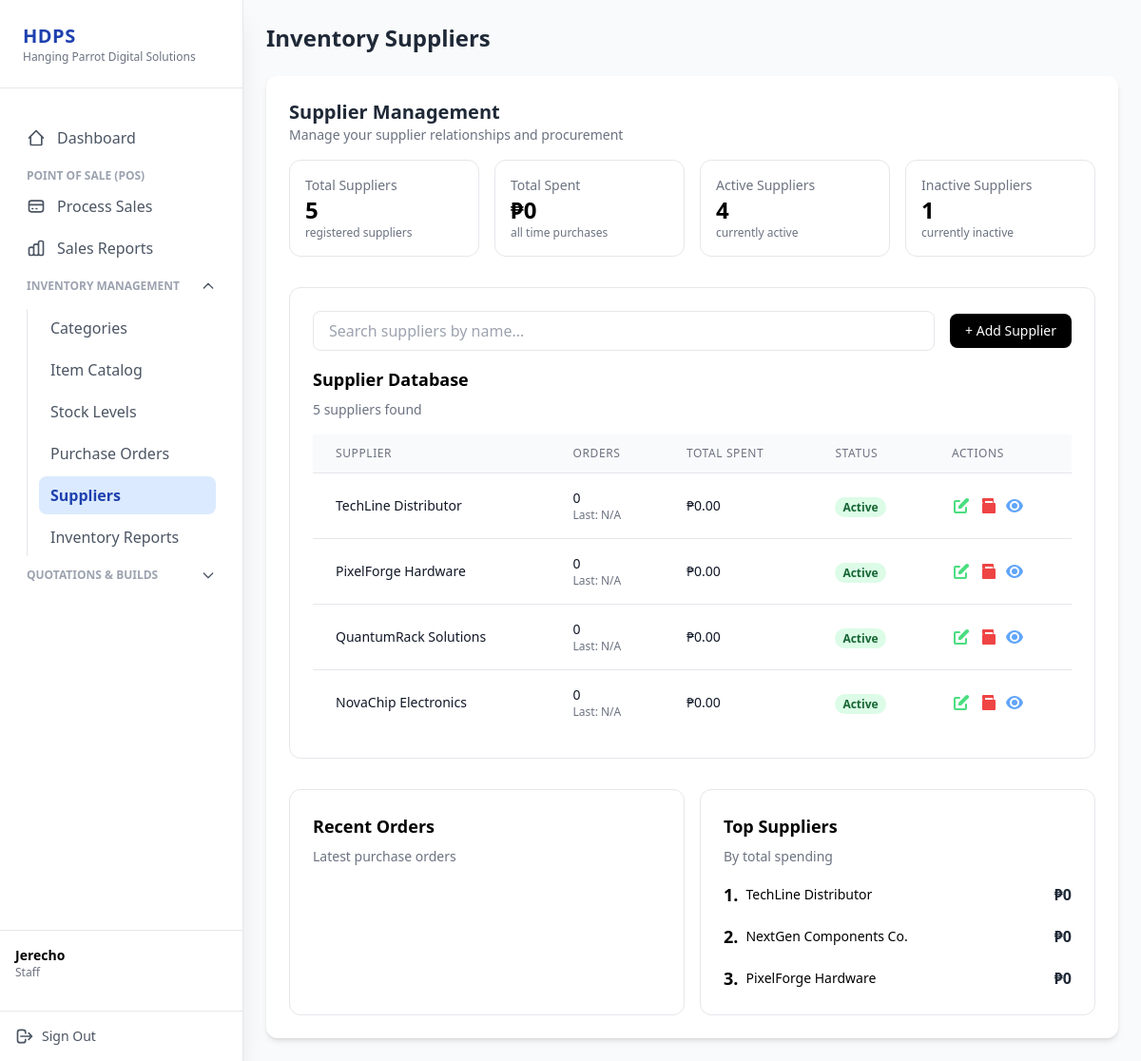
Page /suppliers.php (signed in) on the committed database.
### tables this page shows
CREATE TABLE `suppliers` (
  `supplier_id` int(11) NOT NULL,
  `supplier_name` varchar(100) NOT NULL,
  `contact_number` varchar(20) DEFAULT NULL,
  `email` varchar(100) DEFAULT NULL,
  `status` tinyint(1) DEFAULT 1
);

### database/database.php (called while the page is built, shortened)
<?php
class Database
{
    private $serverName = ("mysql:host=localhost;dbname=computer_store");
    private $userName = ("root");
    private $userPass = ("");
    private $fetchDefault = array(PDO::ATTR_DEFAULT_FETCH_MODE => PDO::FETCH_ASSOC);
    protected $conn;
    public function conn()
    {
        if ($this->conn instanceof PDO) {
            return $this->conn;
        }
        try {
            $this->conn = new PDO(
                $this->serverName,
                $this->userName,
                $this->userPass,
                $this->fetchDefault
            );
            $this->conn->setAttribute(PDO::ATTR_ERRMODE, PDO::ERRMODE_EXCEPTION);
            return $this->conn;
        } catch (PDOException $e) {
            die("Database connection error: " . $e->getMessage());
        }
    }
    public function select_suppliers()
    {
        $sql = $this->conn()->prepare("
        SELECT
            s.*,
            COUNT(po.purchase_order_id) AS order_count,
            COALESCE(SUM(CASE WHEN po.status = 'Received' THEN po.grand_total ELSE 0 END), 0) AS total_spent,
            MAX(po.date) AS last_order_date
        FROM suppliers s
        LEFT JOIN purchase_orders po ON s.supplier_id = po.supplier_id
        GROUP BY s.supplier_id
    ");
        $sql->execute();
        $suppliers = $sql->fetchAll(PDO::FETCH_ASSOC);
        return $suppliers;
    }
}
$database = new Database();

### suppliers.php (the view, shortened to what this page needs)
<?php
include "database/database.php";
$database->login_session();
$database->create_supplier();
$database->update_supplier();
$database->archive_supplier();
$suppliers = $database->select_suppliers();
?>
<!DOCTYPE html>
<html lang="en">
<head>
  <script src="https://cdn.tailwindcss.com"></script>
</head>
<body class="bg-gray-50 flex">
  <?php include "sidebar.php"; ?>
  <main class="flex-1 ml-0 md:ml-64 p-6">
    <header class="mb-6">
      <h2 class="text-2xl font-bold text-gray-800">Inventory Suppliers</h2>
    </header>
    <section class="bg-white rounded-xl shadow-md p-6">
      <div class="flex items-center justify-between mb-4">
        <div>
          <h3 class="text-xl font-bold text-gray-800">Supplier Management</h3>
          <p class="text-sm text-gray-500">Manage your supplier relationships and procurement</p>
        </div>
      </div>
      <div class="grid grid-cols-1 sm:grid-cols-2 lg:grid-cols-4 gap-4 mb-8">
        <div class="bg-white border rounded-xl p-4 flex items-center justify-between">
          <div>
            <p class="text-sm text-gray-500">Total Suppliers</p>
            <h4 class="text-2xl font-bold"><?php echo count($suppliers) ?></h4>
            <p class="text-xs text-gray-500">registered suppliers</p>
          </div>
        </div>
        <div class="bg-white border rounded-xl p-4 flex items-center justify-between">
          <div>
            <?php
            $grandTotal = array_sum(array_column($suppliers, 'total_spent'));
            ?>
            <?php
            function formatCompactCurrency($number)
            {
              if ($number >= 1_000_000_000) {
                return '₱' . round($number / 1_000_000_000, 1) . 'B';
              } elseif ($number >= 1_000_000) {
                return '₱' . round($number / 1_000_000, 1) . 'M';
              } elseif ($number >= 1_000) {
                return '₱' . round($number / 1_000, 1) . 'k';
              } else {
                return '₱' . number_format($number, 0);
              }
            }
            ?>
            <p class="text-sm text-gray-500">Total Spent</p>
            <h4 class="text-2xl font-bold"><?= formatCompactCurrency($grandTotal) ?></h4>
            <p class="text-xs text-gray-500">all time purchases</p>
          </div>
        </div>
        <div class="bg-white border rounded-xl p-4 flex items-center justify-between">
          <div>
            <?php
            $active_count = count(array_filter($suppliers, fn($sp) => $sp['status'] == 1));
            $inactive_count = count(array_filter($suppliers, fn($sp) => $sp['status'] == 0));
            ?>
            <p class="text-sm text-gray-500">Active Suppliers</p>
            <h4 class="text-2xl font-bold"><?= $active_count; ?></h4>
            <p class="text-xs text-gray-500">currently active</p>
          </div>
        </div>
        <div class="bg-white border rounded-xl p-4 flex items-center justify-between">
          <div>
            <p class="text-sm text-gray-500">Inactive Suppliers</p>
            <h4 class="text-2xl font-bold"><?= $inactive_count ?></h4>
            <p class="text-xs text-gray-500">currently inactive</p>
          </div>
        </div>
      </div>
      <div class="grid grid-cols-1 gap-4">
        <div class="bg-white border rounded-xl p-6">
          <div class="flex items-center justify-between mb-4">
            <div class="flex items-center space-x-4 flex-grow">
              <input type="text" id="searchInput" placeholder="Search suppliers by name..."
                class="flex-1 px-4 py-2 border rounded-lg focus:outline-none">
            </div>
            <button id="openAddSupplierModal"
              class="px-4 py-2 text-sm bg-black text-white rounded-lg hover:bg-gray-800 ml-4">
              + Add Supplier
            </button>
          </div>
          <h4 class="text-lg font-semibold mb-2">Supplier Database</h4>
          <p class="text-sm text-gray-500 mb-4"><?= count($suppliers) ?> suppliers found</p>
          <div class="overflow-x-auto">
            <table class="min-w-full divide-y divide-gray-200">
              <thead class="bg-gray-50">
                <tr>
                  <th scope="col"
                    class="px-6 py-3 text-left text-xs font-medium text-gray-500 uppercase tracking-wider">Supplier</th>
                  <th scope="col"
                    class="px-6 py-3 text-left text-xs font-medium text-gray-500 uppercase tracking-wider">Orders</th>
                  <th scope="col"
                    class="px-6 py-3 text-left text-xs font-medium text-gray-500 uppercase tracking-wider">Total Spent
                  </th>
                  <th scope="col"
                    class="px-6 py-3 text-left text-xs font-medium text-gray-500 uppercase tracking-wider">Status</th>
                  <th scope="col"
                    class="px-6 py-3 text-left text-xs font-medium text-gray-500 uppercase tracking-wider">Actions</th>
                </tr>
              </thead>
              <tbody class="bg-white divide-y divide-gray-200">
                <?php foreach ($suppliers as $sp): ?>
                <?php if($sp['status'] === 0) continue; ?>
                  <tr>
                    <td class="px-6 py-4 whitespace-nowrap">
                      <p class="text-sm font-medium text-gray-900"><?= $sp['supplier_name']; ?></p>
                    </td>
                    <td class="px-6 py-4 whitespace-nowrap text-sm text-gray-500">
                      <p class="text-gray-900 font-medium"><?= $sp['order_count'] ?></p>
                      <p class="text-xs">
                        Last:
                        <?= $sp['last_order_date'] ? date('F j, Y, g:i A', strtotime($sp['last_order_date'])) : 'N/A' ?>
                      </p>
                    </td>
                    <td class="px-6 py-4 whitespace-nowrap text-sm text-gray-500">
                      <p class="text-gray-900 font-medium">₱<?= number_format($sp['total_spent'], 2) ?></p>
                    </td>
                    <?php if ($sp['status'] == 1): ?>
                      <td class="px-6 py-4 whitespace-nowrap">
                        <span class="status-label bg-green-100 text-green-800">Active</span>
                      </td>
                    <?php elseif ($sp['status'] == 0): ?>
                      <td class="px-6 py-4 whitespace-nowrap">
                        <span class="status-label bg-red-100 text-red-800">Inactive</span>
                      </td>
                    <?php else: ?>
                      <td class="px-6 py-4 whitespace-nowrap">
                        <span class="status-label bg-red-100 text-red-800">Error</span>
                      </td>
                    <?php endif; ?>
                    <td class="px-6 py-4 whitespace-nowrap text-sm font-medium">
                      <div class="flex space-x-2">
                        <button class="text-green-400 hover:text-green-600 openEditSupplierModal"
                          data-id="<?= $sp['supplier_id'] ?>" data-name="<?= htmlspecialchars($sp['supplier_name']) ?>"
                          data-contact="<?= htmlspecialchars($sp['contact_number']) ?>"
                          data-email="<?= htmlspecialchars($sp['email']) ?>" data-status="<?= $sp['status'] ?>">
                        </button>
                        <button class="text-red-500 hover:text-red-700 openArchiveSupplierModal"
                          data-id="<?= $sp['supplier_id'] ?>" data-name="<?= htmlspecialchars($sp['supplier_name']) ?>"
                          title="Archive Supplier">
                          <svg xmlns="http://www.w3.org/2000/svg" class="h-5 w-5" viewBox="0 0 20 20" fill="currentColor">
                            <path fill-rule="evenodd"
                              d="M4 3a1 1 0 011-1h10a1 1 0 011 1v3a1 1 0 01-1 1H5a1 1 0 01-1-1V3zm3 4h10a1 1 0 011 1v9a1 1 0 01-1 1H5a1 1 0 01-1-1V8a1 1 0 011-1h10V5H7v3z"
                              clip-rule="evenodd" />
                          </svg>
                        </button>
                        <button class="text-blue-400 hover:text-blue-600 openViewSupplierModal"
                          data-id="<?= $sp['supplier_id'] ?>" data-name="<?= htmlspecialchars($sp['supplier_name']) ?>"
                          data-contact="<?= htmlspecialchars($sp['contact_number']) ?>"
                          data-email="<?= htmlspecialchars($sp['email']) ?>" data-status="<?= $sp['status'] ?>">
                          <svg xmlns="http://www.w3.org/2000/svg" class="h-5 w-5" viewBox="0 0 20 20" fill="currentColor">
                            <path
                              d="M10 3C5 3 1.73 7.11 1.05 10c.68 2.89 3.95 7 8.95 7s8.27-4.11 8.95-7c-.68-2.89-3.95-7-8.95-7zM10 15a5 5 0 110-10 5 5 0 010 10zm0-2a3 3 0 100-6 3 3 0 000 6z" />
                          </svg>
                        </button>
                      </div>
                    </td>
                  </tr>
                <?php endforeach; ?>
              </tbody>
            </table>
          </div>
        </div>
        <div class="grid grid-cols-1 md:grid-cols-2 gap-4 mt-4">
          <div class="bg-white border rounded-xl p-6">
            <h4 class="text-lg font-semibold mb-2">Recent Orders</h4>
            <p class="text-sm text-gray-500 mb-4">Latest purchase orders</p>
          </div>
          <?php
          usort($suppliers, function ($a, $b) {
            return $b['total_spent'] <=> $a['total_spent'];
          });
          ?>
          <div class="bg-white border rounded-xl p-6">
            <h4 class="text-lg font-semibold mb-2">Top Suppliers</h4>
            <p class="text-sm text-gray-500 mb-4">By total spending</p>
            <ul class="space-y-4">
              <?php foreach ($suppliers as $index => $sp): ?>
                <?php if ($index >= 3)
                  break; ?>
                <li class="flex justify-between items-center">
                  <div class="flex items-center space-x-2">
                    <span class="text-lg font-bold"><?= $index + 1; ?>.</span>
                    <p class="text-sm font-medium"><?= htmlspecialchars($sp['supplier_name']); ?></p>
                  </div>
                  <span class="font-bold text-gray-800">₱<?= number_format($sp['total_spent']); ?></span>
                </li>
              <?php endforeach; ?>
            </ul>
          </div>
        </div>
    </section>
  </main>
</body>
</html>

### suppliers.php (style rules this page uses)
.status-label { padding: 2px 8px; font-size: 12px; font-weight: 600; border-radius: 9999px; }

### rows in the picture
suppliers: status "1", supplier_name "TechLine Distributor", order_count "0", total_spent "0.00", shows "Active", total_spent "0"
suppliers: supplier_name "PixelForge Hardware", order_count "0", total_spent "0.00", status "Active", total_spent "0"
suppliers: supplier_name "QuantumRack Solutions", order_count "0", total_spent "0.00", status "Active"
suppliers: supplier_name "NovaChip Electronics", order_count "0", total_spent "0.00", status "Active"
suppliers: supplier_name "NextGen Components Co.", total_spent "0"

### other values in the picture
$label "Categories"
$label "Item Catalog"
$label "Stock Levels"
$label "Purchase Orders"
$label "Suppliers"
$label "Inventory Reports"
$username "Jerecho"
$role "Staff"
count($suppliers) "5"
formatCompactCurrency($grandTotal) "₱0"
$active_count "4"
